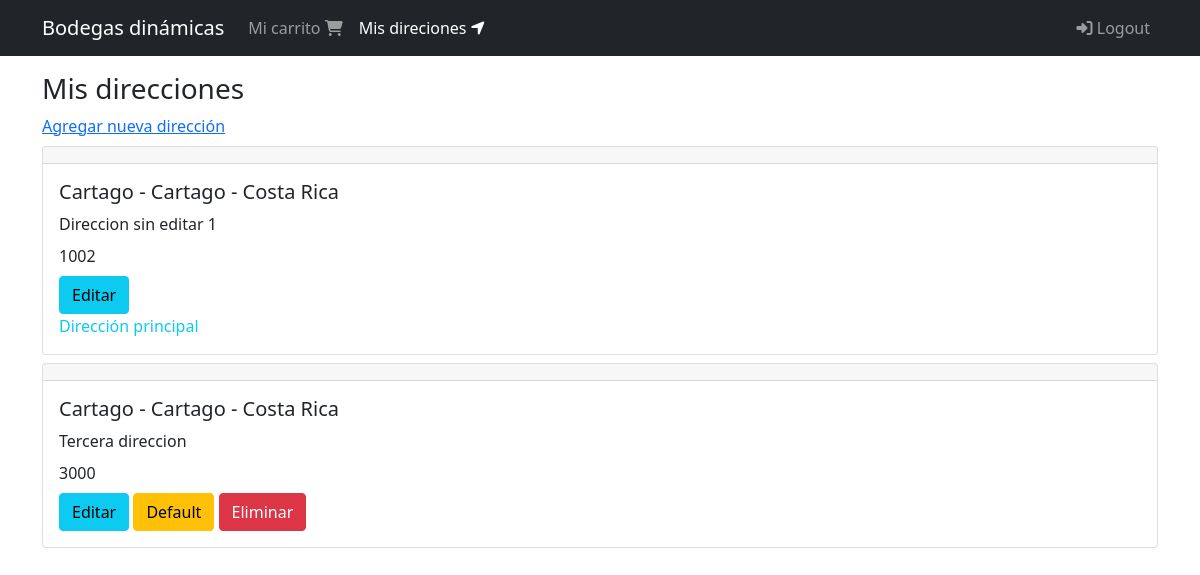
/direcciones/ (signed in), run on an earlier commit of the app's database.
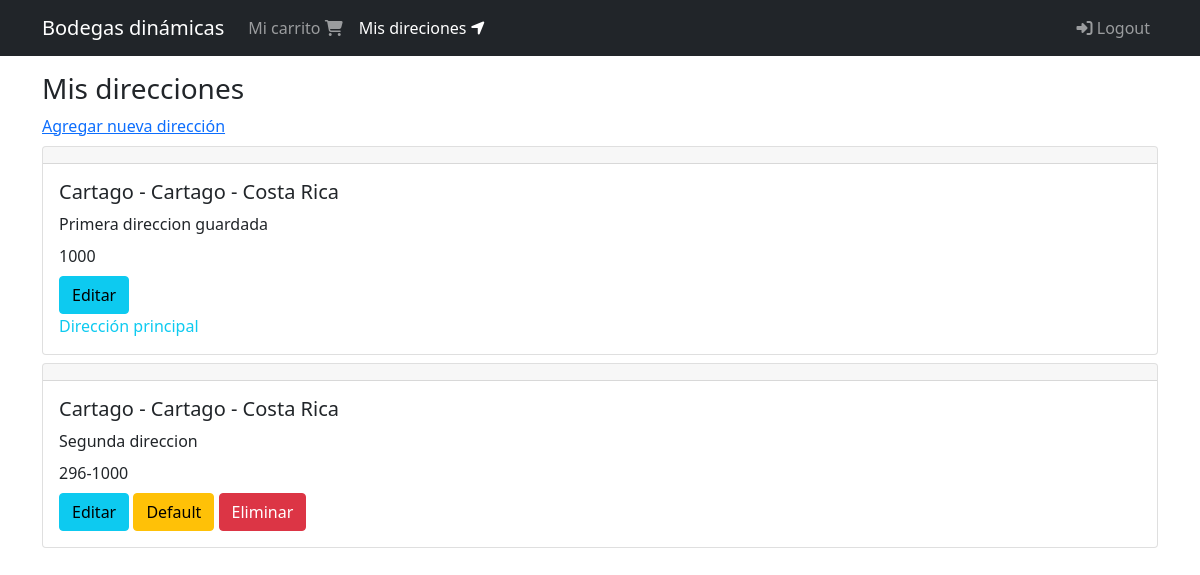
And on a later commit of the database.
### shipping_addresses/models.py (models this page shows, shortened)
class ShippingAddress(models.Model):
  user = models.ForeignKey(User, null=False, blank=False, on_delete=models.CASCADE )
  line1 = models.CharField(max_length=200)
  line2 = models.CharField(max_length=200, blank=True)
  city = models.CharField(max_length=100)
  state = models.CharField(max_length=100)
  country = models.CharField(max_length=50)
  reference = models.CharField(max_length=300)
  postal_code = models.CharField(max_length=20, null=False, blank=False)
  default = models.BooleanField(default=False)
  created_at = models.DateTimeField(auto_now_add=True)
  @property
  def address(self):
    return '{} - {} - {}'.format(self.city, self.state, self.country)

### shipping_addresses/views.py (the view)
# urls.py: path('', views.ShippingAddressListView.as_view(), name='shipping_addresses'),
class ShippingAddressListView(LoginRequiredMixin, ListView):
  login_url = 'login'
  model = ShippingAddress
  template_name = 'shipping_addresses/shipping_addresses.html'
  def get_queryset(self):
    return ShippingAddress.objects.filter(user=self.request.user).order_by('-default')

### shipping_addresses/templates/shipping_addresses/shipping_addresses.html
{% extends 'base.html' %}
{% block content %}
  <div class="col">
    <div class="h3">
      Mis direcciones
    </div>
    <a href="{% url 'shipping_addresses:create' %}">Agregar nueva dirección</a>
    <div class="mt-2">
      {% for shipping_address in object_list %}
        <div class="mt-2 mb-2">
          {% include 'shipping_addresses/snippets/shipping_address.html' with edit=True %}
        </div>
      {% endfor %}
    </div>
  </div>
{% endblock %}

### shipping_addresses/templates/shipping_addresses/snippets/shipping_address.html
<div class="card">
  <h5 class="card-header"></h5>
  <div class="card-body">
    <h5 class="card-tittle">{{ shipping_address.address }}</h5>
    <div class="card-title">
      {{ shipping_address.reference }}
    </div>
    <div>
      {{ shipping_address.postal_code }}
    </div>
    {% if edit %}
      <div class="mt-2">
        <a href="{% url 'shipping_addresses:update' shipping_address.pk %}" class="btn btn-info">Editar</a>
          {% if shipping_address.default %}
            <div class="text-info">
              Dirección principal
            </div>
          {% else%}
            <a href="{% url 'shipping_addresses:default' shipping_address.pk %}" class="btn btn-warning">Default</a>
            <a href="{% url 'shipping_addresses:delete' shipping_address.pk %}" class="btn btn-danger">Eliminar</a>
          {%  endif %}
    {% endif %}
      </div>
  </div>
</div>

What changed in the data, as far as the page shows it:
removed ShippingAddress: address "Cartago - Cartago - Costa Rica", reference "Direccion sin editar 1", postal_code "1002", default "Dirección principal"
removed ShippingAddress: address "Cartago - Cartago - Costa Rica", reference "Tercera direccion", postal_code "3000", default "Default"
added ShippingAddress: address "Cartago - Cartago - Costa Rica", reference "Primera direccion guardada", postal_code "1000", default "Dirección principal"
added ShippingAddress: address "Cartago - Cartago - Costa Rica", reference "Segunda direccion", postal_code "296-1000", default "Default"
